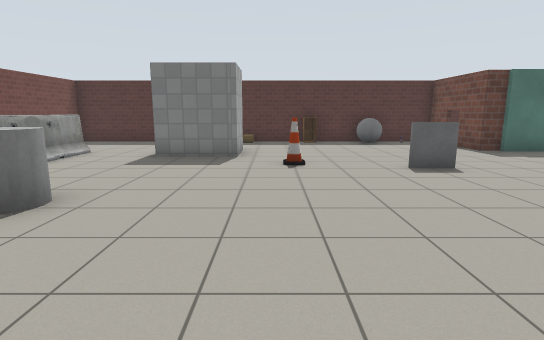
[1] (above)

16 first-person views from a walk through a robot-simulator world made for Gazebo. The camera is 1.2 m above the floor, tilts 10° down and sees 80° across. Floor lines are 1 m apart. The floor is counted in squares, 1 m on a side. Each view is taken from the middle of a square. On the plan, view 1 faces up. The plan holds only what a view shows up to about 13 squares ahead; the rest is blank. The robots in the file are not drawn. Simple patterns stand in for the simulator's built-in surfaces. Some stock models are drawn as simple stand-ins. Some surface patterns are stand-ins.

[2]
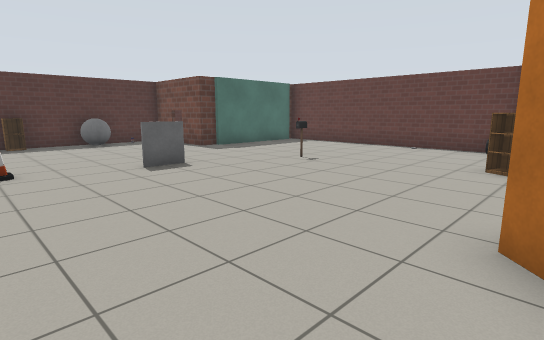

[3]
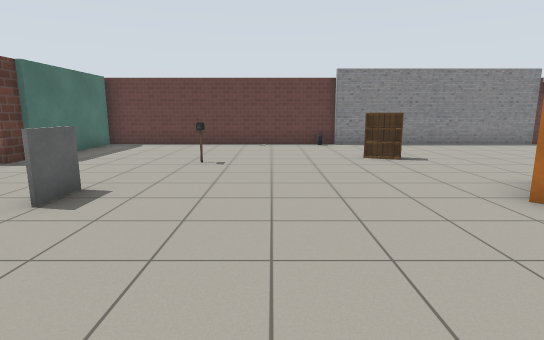

[4]
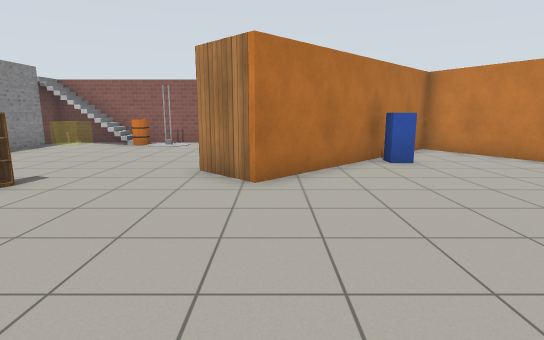

[5]
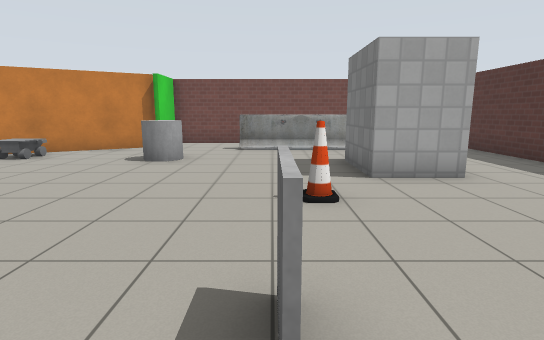

[6]
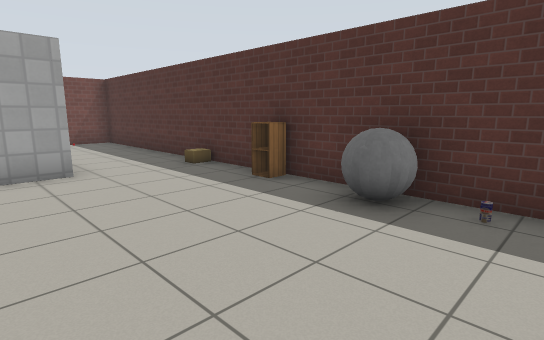

[7]
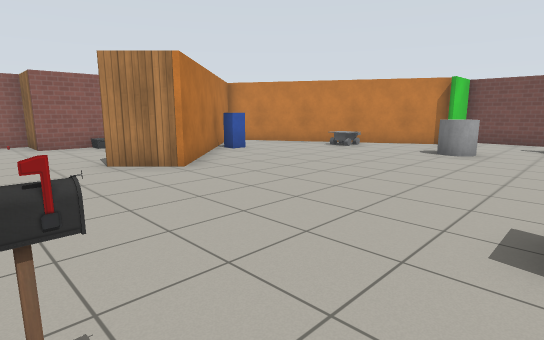

[8]
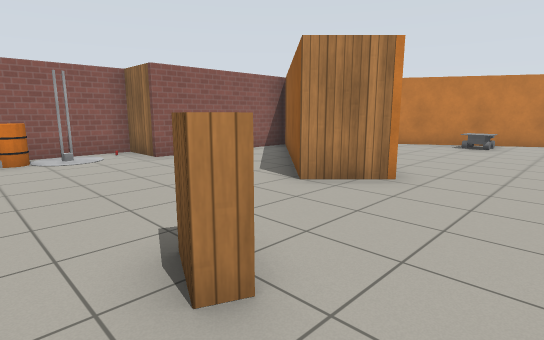

[9]
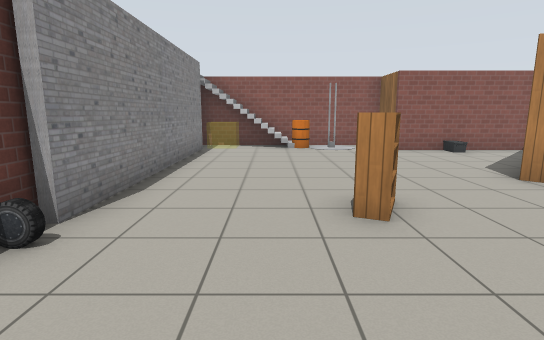

[10]
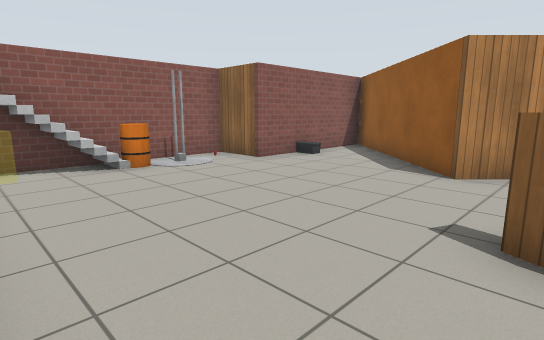

[11]
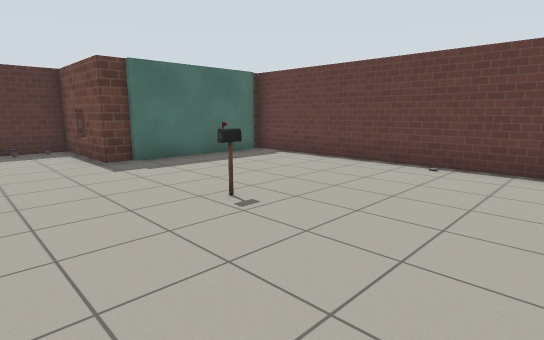

[12]
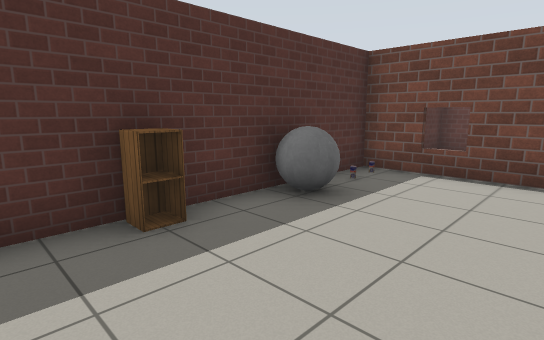

[13]
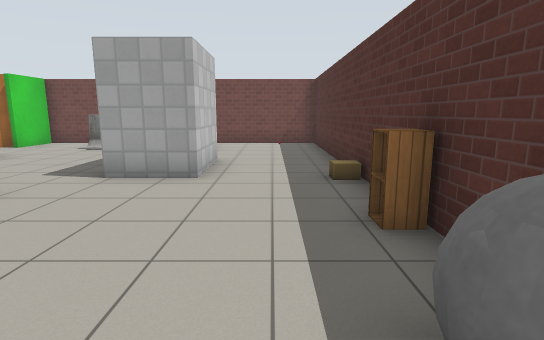

[14]
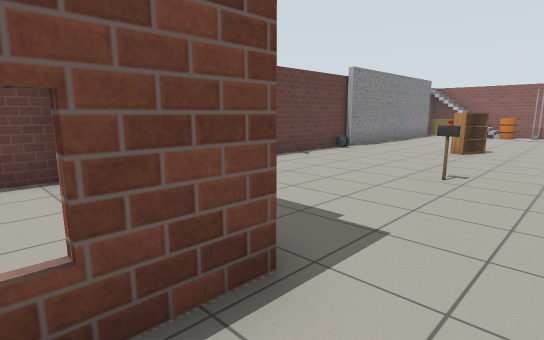

[15]
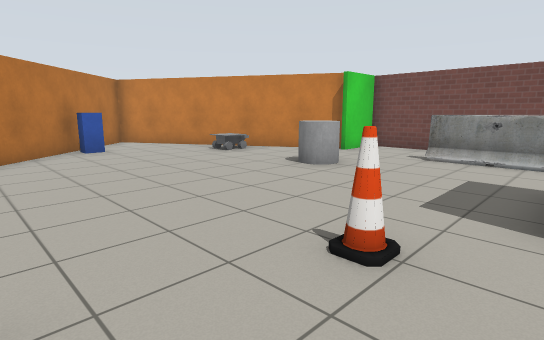

[16]
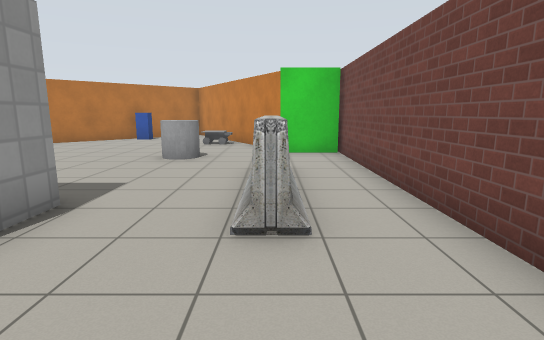

### Floor plan
Points are (right, up) in squares from view 1. A wall is a line through its corners. A room is listed if a view was taken in it or the views show most of it. See-through windows are left out.
Room 1 (views 1, 2, 3, 4, 5, 6, 7, 8, 9, 10, 11, 12, 13, 14, 15, 16)
walls: (7.4, 10.3) (6.6, 10.3) (6.6, 13.7); (11.6, 1.4) (11.6, 10.4); (-3.3, 10.6) (-1, 10.6) (-1, 8.9) (-3.2, 8.9) (-3.2, 9.9); (-6.6, 3) (-2.1, -4.9) (3.3, 0.5) (4.5, -0.7) (-0.2, -5.5) (5, -5.5) (5, -7.3) (10.1, -7.3); (11.4, 10.1) (7.3, 10.1); (7.2, 13.7) (-8.1, 13.7) (-8.1, 2.7); (-8.1, 3.2) (-6.2, 3.2); (11.3, -5.2) (11.3, 1.4)
ways out: open door at (9, 10) to room 2
objects: barrier (-6, 6) to (-6, 10); other object (-4, 0); grey cylinder (-4, 4) to (-3, 4); cardboard box (-1, 13); postbox (0, -2); cone (0, 8); cabinet (2, 13); other object (3, -5); grey box (3, 7) to (4, 7); grey ball (4, 13); other object (5, 13); other object (6, 13); other object (7, -6); postbox (7, 6); barrel (8, -6); bookshelf (8, 1); car (11, 2)
Room 2 (no view inside)
walls: (11.6, 10.6) (11.6, 13.7) (10.1, 13.7)
ways out: open door at (9, 10) to room 1

Where each view was taken, in squares from view 1:
view 1: 0 up, 0 right, facing up
view 2: 0 up, 0 right, facing up-right
view 3: 4 up, 1 left, facing right
view 4: 6 up, 3 right, facing down
view 5: 7 up, 5 right, facing left
view 6: 9 up, 6 right, facing up-left
view 7: 7 up, 7 right, facing down-left
view 8: 3 up, 9 right, facing down-left
view 9: 5 up, 9 right, facing down
view 10: 1 up, 11 right, facing down-left
view 11: 2 up, 4 right, facing up-right
view 12: 10 up, 0 right, facing up-right
view 13: 12 up, 5 right, facing left
view 14: 12 up, 5 right, facing down-right
view 15: 9 up, 3 right, facing down-left
view 16: 13 up, 6 left, facing down
